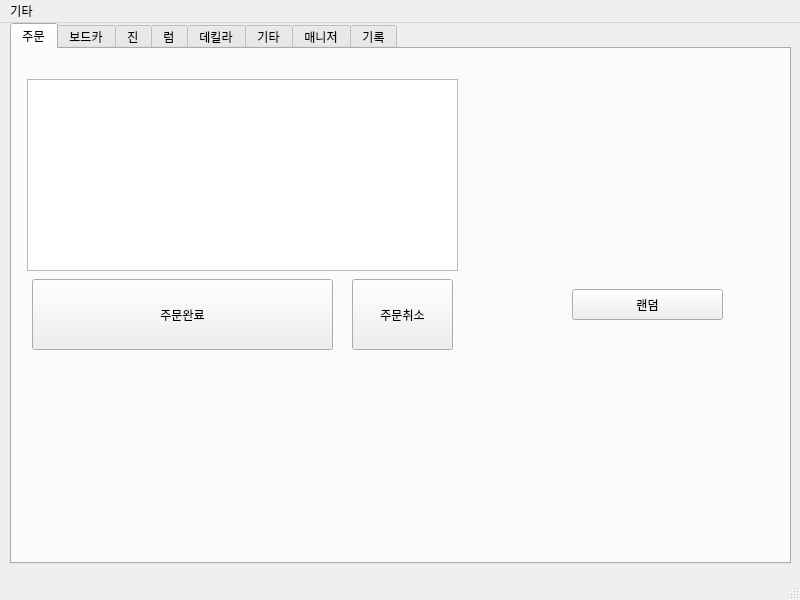
<?xml version="1.0" encoding="UTF-8"?>
<ui version="4.0">
 <class>MainWindowsd</class>
 <widget class="QMainWindow" name="MainWindowsd">
  <property name="geometry">
   <rect>
    <x>0</x>
    <y>0</y>
    <width>800</width>
    <height>600</height>
   </rect>
  </property>
  <property name="windowTitle">
   <string>바텐더</string>
  </property>
  <property name="windowIcon">
   <iconset resource="resource.qrc">
    <normaloff>:/ico/image/cocktail.ico</normaloff>:/ico/image/cocktail.ico</iconset>
  </property>
  <widget class="QWidget" name="centralwidget">
   <widget class="QTabWidget" name="tab_statistics">
    <property name="enabled">
     <bool>true</bool>
    </property>
    <property name="geometry">
     <rect>
      <x>10</x>
      <y>0</y>
      <width>781</width>
      <height>541</height>
     </rect>
    </property>
    <property name="font">
     <font>
      <weight>50</weight>
      <bold>false</bold>
      <strikeout>false</strikeout>
     </font>
    </property>
    <property name="currentIndex">
     <number>0</number>
    </property>
    <property name="usesScrollButtons">
     <bool>true</bool>
    </property>
    <property name="documentMode">
     <bool>false</bool>
    </property>
    <property name="tabsClosable">
     <bool>false</bool>
    </property>
    <property name="movable">
     <bool>false</bool>
    </property>
    <property name="tabBarAutoHide">
     <bool>false</bool>
    </property>
    <widget class="QWidget" name="tab_order">
     <property name="enabled">
      <bool>true</bool>
     </property>
     <property name="font">
      <font>
       <weight>50</weight>
       <bold>false</bold>
       <strikeout>false</strikeout>
      </font>
     </property>
     <attribute name="title">
      <string>주문</string>
     </attribute>
     <widget class="QPushButton" name="bt_allrandom">
      <property name="geometry">
       <rect>
        <x>560</x>
        <y>240</y>
        <width>151</width>
        <height>31</height>
       </rect>
      </property>
      <property name="text">
       <string>랜덤</string>
      </property>
     </widget>
     <widget class="QPushButton" name="bt_order">
      <property name="geometry">
       <rect>
        <x>20</x>
        <y>230</y>
        <width>301</width>
        <height>71</height>
       </rect>
      </property>
      <property name="text">
       <string>주문완료</string>
      </property>
     </widget>
     <widget class="QLabel" name="label_10">
      <property name="geometry">
       <rect>
        <x>560</x>
        <y>30</y>
        <width>150</width>
        <height>200</height>
       </rect>
      </property>
      <property name="text">
       <string/>
      </property>
      <property name="pixmap">
       <pixmap resource="resource.qrc">:/ico/image/랜덤.PNG</pixmap>
      </property>
     </widget>
     <widget class="QTextBrowser" name="tb_order">
      <property name="geometry">
       <rect>
        <x>15</x>
        <y>30</y>
        <width>431</width>
        <height>192</height>
       </rect>
      </property>
     </widget>
     <widget class="QPushButton" name="bt_order_cancer">
      <property name="geometry">
       <rect>
        <x>340</x>
        <y>230</y>
        <width>101</width>
        <height>71</height>
       </rect>
      </property>
      <property name="text">
       <string>주문취소</string>
      </property>
     </widget>
    </widget>
    <widget class="QWidget" name="tab_bodca">
     <attribute name="title">
      <string>보드카</string>
     </attribute>
     <widget class="QPushButton" name="bt_saltidog">
      <property name="geometry">
       <rect>
        <x>40</x>
        <y>220</y>
        <width>151</width>
        <height>23</height>
       </rect>
      </property>
      <property name="text">
       <string>솔티독</string>
      </property>
     </widget>
     <widget class="QLabel" name="label_2">
      <property name="enabled">
       <bool>true</bool>
      </property>
      <property name="geometry">
       <rect>
        <x>40</x>
        <y>10</y>
        <width>150</width>
        <height>200</height>
       </rect>
      </property>
      <property name="baseSize">
       <size>
        <width>0</width>
        <height>0</height>
       </size>
      </property>
      <property name="text">
       <string/>
      </property>
      <property name="pixmap">
       <pixmap resource="resource.qrc">:/ico/image/솔티독.PNG</pixmap>
      </property>
      <property name="scaledContents">
       <bool>false</bool>
      </property>
      <property name="alignment">
       <set>Qt::AlignCenter</set>
      </property>
      <property name="wordWrap">
       <bool>false</bool>
      </property>
      <property name="indent">
       <number>-1</number>
      </property>
      <property name="openExternalLinks">
       <bool>false</bool>
      </property>
     </widget>
     <widget class="QLabel" name="label_3">
      <property name="enabled">
       <bool>true</bool>
      </property>
      <property name="geometry">
       <rect>
        <x>220</x>
        <y>10</y>
        <width>150</width>
        <height>200</height>
       </rect>
      </property>
      <property name="baseSize">
       <size>
        <width>0</width>
        <height>0</height>
       </size>
      </property>
      <property name="text">
       <string/>
      </property>
      <property name="pixmap">
       <pixmap resource="resource.qrc">:/ico/image/그레이하운드.PNG</pixmap>
      </property>
      <property name="scaledContents">
       <bool>false</bool>
      </property>
      <property name="alignment">
       <set>Qt::AlignCenter</set>
      </property>
      <property name="wordWrap">
       <bool>false</bool>
      </property>
      <property name="indent">
       <number>-1</number>
      </property>
      <property name="openExternalLinks">
       <bool>false</bool>
      </property>
     </widget>
     <widget class="QLabel" name="label_4">
      <property name="enabled">
       <bool>true</bool>
      </property>
      <property name="geometry">
       <rect>
        <x>400</x>
        <y>10</y>
        <width>150</width>
        <height>200</height>
       </rect>
      </property>
      <property name="baseSize">
       <size>
        <width>0</width>
        <height>0</height>
       </size>
      </property>
      <property name="text">
       <string/>
      </property>
      <property name="pixmap">
       <pixmap resource="resource.qrc">:/ico/image/시브리즈.PNG</pixmap>
      </property>
      <property name="scaledContents">
       <bool>false</bool>
      </property>
      <property name="alignment">
       <set>Qt::AlignCenter</set>
      </property>
      <property name="wordWrap">
       <bool>false</bool>
      </property>
      <property name="indent">
       <number>-1</number>
      </property>
      <property name="openExternalLinks">
       <bool>false</bool>
      </property>
     </widget>
     <widget class="QLabel" name="label_6">
      <property name="enabled">
       <bool>true</bool>
      </property>
      <property name="geometry">
       <rect>
        <x>580</x>
        <y>10</y>
        <width>150</width>
        <height>200</height>
       </rect>
      </property>
      <property name="baseSize">
       <size>
        <width>0</width>
        <height>0</height>
       </size>
      </property>
      <property name="text">
       <string/>
      </property>
      <property name="pixmap">
       <pixmap resource="resource.qrc">:/ico/image/스크루드라이버.PNG</pixmap>
      </property>
      <property name="scaledContents">
       <bool>false</bool>
      </property>
      <property name="alignment">
       <set>Qt::AlignCenter</set>
      </property>
      <property name="wordWrap">
       <bool>false</bool>
      </property>
      <property name="indent">
       <number>-1</number>
      </property>
      <property name="openExternalLinks">
       <bool>false</bool>
      </property>
     </widget>
     <widget class="QLabel" name="label_7">
      <property name="enabled">
       <bool>true</bool>
      </property>
      <property name="geometry">
       <rect>
        <x>580</x>
        <y>270</y>
        <width>150</width>
        <height>200</height>
       </rect>
      </property>
      <property name="baseSize">
       <size>
        <width>0</width>
        <height>0</height>
       </size>
      </property>
      <property name="text">
       <string/>
      </property>
      <property name="pixmap">
       <pixmap resource="resource.qrc">:/ico/image/랜덤.PNG</pixmap>
      </property>
      <property name="scaledContents">
       <bool>false</bool>
      </property>
      <property name="alignment">
       <set>Qt::AlignCenter</set>
      </property>
      <property name="wordWrap">
       <bool>false</bool>
      </property>
      <property name="indent">
       <number>-1</number>
      </property>
      <property name="openExternalLinks">
       <bool>false</bool>
      </property>
     </widget>
     <widget class="QLabel" name="label_5">
      <property name="enabled">
       <bool>true</bool>
      </property>
      <property name="geometry">
       <rect>
        <x>220</x>
        <y>270</y>
        <width>150</width>
        <height>200</height>
       </rect>
      </property>
      <property name="baseSize">
       <size>
        <width>0</width>
        <height>0</height>
       </size>
      </property>
      <property name="text">
       <string/>
      </property>
      <property name="pixmap">
       <pixmap resource="resource.qrc">:/ico/image/화이트러시안.PNG</pixmap>
      </property>
      <property name="scaledContents">
       <bool>false</bool>
      </property>
      <property name="alignment">
       <set>Qt::AlignCenter</set>
      </property>
      <property name="wordWrap">
       <bool>false</bool>
      </property>
      <property name="indent">
       <number>-1</number>
      </property>
      <property name="openExternalLinks">
       <bool>false</bool>
      </property>
     </widget>
     <widget class="QLabel" name="label_8">
      <property name="enabled">
       <bool>true</bool>
      </property>
      <property name="geometry">
       <rect>
        <x>40</x>
        <y>270</y>
        <width>150</width>
        <height>200</height>
       </rect>
      </property>
      <property name="baseSize">
       <size>
        <width>0</width>
        <height>0</height>
       </size>
      </property>
      <property name="text">
       <string/>
      </property>
      <property name="pixmap">
       <pixmap resource="resource.qrc">:/ico/image/블랙러시안.PNG</pixmap>
      </property>
      <property name="scaledContents">
       <bool>false</bool>
      </property>
      <property name="alignment">
       <set>Qt::AlignCenter</set>
      </property>
      <property name="wordWrap">
       <bool>false</bool>
      </property>
      <property name="indent">
       <number>-1</number>
      </property>
      <property name="openExternalLinks">
       <bool>false</bool>
      </property>
     </widget>
     <widget class="QLabel" name="label_9">
      <property name="enabled">
       <bool>true</bool>
      </property>
      <property name="geometry">
       <rect>
        <x>400</x>
        <y>270</y>
        <width>150</width>
        <height>200</height>
       </rect>
      </property>
      <property name="baseSize">
       <size>
        <width>0</width>
        <height>0</height>
       </size>
      </property>
      <property name="text">
       <string>공란</string>
      </property>
      <property name="scaledContents">
       <bool>false</bool>
      </property>
      <property name="alignment">
       <set>Qt::AlignCenter</set>
      </property>
      <property name="wordWrap">
       <bool>false</bool>
      </property>
      <property name="indent">
       <number>-1</number>
      </property>
      <property name="openExternalLinks">
       <bool>false</bool>
      </property>
     </widget>
     <widget class="QPushButton" name="bt_greyhound">
      <property name="geometry">
       <rect>
        <x>220</x>
        <y>220</y>
        <width>151</width>
        <height>23</height>
       </rect>
      </property>
      <property name="text">
       <string>그레이하운드</string>
      </property>
     </widget>
     <widget class="QPushButton" name="bt_seabreeze">
      <property name="geometry">
       <rect>
        <x>400</x>
        <y>220</y>
        <width>151</width>
        <height>23</height>
       </rect>
      </property>
      <property name="text">
       <string>시브리즈</string>
      </property>
     </widget>
     <widget class="QPushButton" name="bt_screwdriver">
      <property name="geometry">
       <rect>
        <x>580</x>
        <y>220</y>
        <width>151</width>
        <height>23</height>
       </rect>
      </property>
      <property name="text">
       <string>스크루드라이브</string>
      </property>
     </widget>
     <widget class="QPushButton" name="bt_whiterussian">
      <property name="geometry">
       <rect>
        <x>220</x>
        <y>480</y>
        <width>151</width>
        <height>23</height>
       </rect>
      </property>
      <property name="text">
       <string>화이트러시안</string>
      </property>
     </widget>
     <widget class="QPushButton" name="bt_blackrussian">
      <property name="geometry">
       <rect>
        <x>40</x>
        <y>480</y>
        <width>151</width>
        <height>23</height>
       </rect>
      </property>
      <property name="text">
       <string>블랙러시안</string>
      </property>
     </widget>
     <widget class="QPushButton" name="bt_vodkarandom">
      <property name="geometry">
       <rect>
        <x>580</x>
        <y>480</y>
        <width>151</width>
        <height>23</height>
       </rect>
      </property>
      <property name="text">
       <string>랜덤</string>
      </property>
     </widget>
     <widget class="QPushButton" name="pushButton_10">
      <property name="geometry">
       <rect>
        <x>400</x>
        <y>480</y>
        <width>151</width>
        <height>23</height>
       </rect>
      </property>
      <property name="text">
       <string/>
      </property>
     </widget>
    </widget>
    <widget class="QWidget" name="tab_jin">
     <attribute name="title">
      <string>진</string>
     </attribute>
     <widget class="QPushButton" name="bt_gintonic">
      <property name="geometry">
       <rect>
        <x>220</x>
        <y>220</y>
        <width>151</width>
        <height>23</height>
       </rect>
      </property>
      <property name="text">
       <string>진토닉</string>
      </property>
     </widget>
     <widget class="QPushButton" name="pushButton_12">
      <property name="geometry">
       <rect>
        <x>40</x>
        <y>480</y>
        <width>151</width>
        <height>23</height>
       </rect>
      </property>
      <property name="text">
       <string/>
      </property>
     </widget>
     <widget class="QLabel" name="label_11">
      <property name="enabled">
       <bool>true</bool>
      </property>
      <property name="geometry">
       <rect>
        <x>580</x>
        <y>10</y>
        <width>150</width>
        <height>200</height>
       </rect>
      </property>
      <property name="baseSize">
       <size>
        <width>0</width>
        <height>0</height>
       </size>
      </property>
      <property name="text">
       <string>준비중</string>
      </property>
      <property name="scaledContents">
       <bool>false</bool>
      </property>
      <property name="alignment">
       <set>Qt::AlignCenter</set>
      </property>
      <property name="wordWrap">
       <bool>false</bool>
      </property>
      <property name="indent">
       <number>-1</number>
      </property>
      <property name="openExternalLinks">
       <bool>false</bool>
      </property>
     </widget>
     <widget class="QPushButton" name="pushButton_13">
      <property name="geometry">
       <rect>
        <x>400</x>
        <y>480</y>
        <width>151</width>
        <height>23</height>
       </rect>
      </property>
      <property name="text">
       <string/>
      </property>
     </widget>
     <widget class="QPushButton" name="bt_martini">
      <property name="enabled">
       <bool>true</bool>
      </property>
      <property name="geometry">
       <rect>
        <x>40</x>
        <y>220</y>
        <width>151</width>
        <height>23</height>
       </rect>
      </property>
      <property name="acceptDrops">
       <bool>false</bool>
      </property>
      <property name="text">
       <string>마티니</string>
      </property>
      <property name="default">
       <bool>false</bool>
      </property>
     </widget>
     <widget class="QLabel" name="label_12">
      <property name="enabled">
       <bool>true</bool>
      </property>
      <property name="geometry">
       <rect>
        <x>400</x>
        <y>270</y>
        <width>150</width>
        <height>200</height>
       </rect>
      </property>
      <property name="baseSize">
       <size>
        <width>0</width>
        <height>0</height>
       </size>
      </property>
      <property name="text">
       <string>준비중</string>
      </property>
      <property name="scaledContents">
       <bool>false</bool>
      </property>
      <property name="alignment">
       <set>Qt::AlignCenter</set>
      </property>
      <property name="wordWrap">
       <bool>false</bool>
      </property>
      <property name="indent">
       <number>-1</number>
      </property>
      <property name="openExternalLinks">
       <bool>false</bool>
      </property>
     </widget>
     <widget class="QPushButton" name="pushButton_15">
      <property name="geometry">
       <rect>
        <x>580</x>
        <y>220</y>
        <width>151</width>
        <height>23</height>
       </rect>
      </property>
      <property name="text">
       <string/>
      </property>
     </widget>
     <widget class="QLabel" name="label_13">
      <property name="enabled">
       <bool>true</bool>
      </property>
      <property name="geometry">
       <rect>
        <x>580</x>
        <y>270</y>
        <width>150</width>
        <height>200</height>
       </rect>
      </property>
      <property name="baseSize">
       <size>
        <width>0</width>
        <height>0</height>
       </size>
      </property>
      <property name="text">
       <string/>
      </property>
      <property name="pixmap">
       <pixmap resource="resource.qrc">:/ico/image/랜덤.PNG</pixmap>
      </property>
      <property name="scaledContents">
       <bool>false</bool>
      </property>
      <property name="alignment">
       <set>Qt::AlignCenter</set>
      </property>
      <property name="wordWrap">
       <bool>false</bool>
      </property>
      <property name="indent">
       <number>-1</number>
      </property>
      <property name="openExternalLinks">
       <bool>false</bool>
      </property>
     </widget>
     <widget class="QLabel" name="label_14">
      <property name="enabled">
       <bool>true</bool>
      </property>
      <property name="geometry">
       <rect>
        <x>40</x>
        <y>270</y>
        <width>150</width>
        <height>200</height>
       </rect>
      </property>
      <property name="baseSize">
       <size>
        <width>0</width>
        <height>0</height>
       </size>
      </property>
      <property name="text">
       <string>준비중</string>
      </property>
      <property name="scaledContents">
       <bool>false</bool>
      </property>
      <property name="alignment">
       <set>Qt::AlignCenter</set>
      </property>
      <property name="wordWrap">
       <bool>false</bool>
      </property>
      <property name="indent">
       <number>-1</number>
      </property>
      <property name="openExternalLinks">
       <bool>false</bool>
      </property>
     </widget>
     <widget class="QLabel" name="label_15">
      <property name="enabled">
       <bool>true</bool>
      </property>
      <property name="geometry">
       <rect>
        <x>220</x>
        <y>10</y>
        <width>150</width>
        <height>200</height>
       </rect>
      </property>
      <property name="baseSize">
       <size>
        <width>0</width>
        <height>0</height>
       </size>
      </property>
      <property name="text">
       <string/>
      </property>
      <property name="pixmap">
       <pixmap resource="resource.qrc">:/ico/image/진토닉.PNG</pixmap>
      </property>
      <property name="scaledContents">
       <bool>false</bool>
      </property>
      <property name="alignment">
       <set>Qt::AlignCenter</set>
      </property>
      <property name="wordWrap">
       <bool>false</bool>
      </property>
      <property name="indent">
       <number>-1</number>
      </property>
      <property name="openExternalLinks">
       <bool>false</bool>
      </property>
     </widget>
     <widget class="QLabel" name="label_16">
      <property name="enabled">
       <bool>true</bool>
      </property>
      <property name="geometry">
       <rect>
        <x>40</x>
        <y>10</y>
        <width>150</width>
        <height>200</height>
       </rect>
      </property>
      <property name="baseSize">
       <size>
        <width>0</width>
        <height>0</height>
       </size>
      </property>
      <property name="text">
       <string/>
      </property>
      <property name="pixmap">
       <pixmap resource="resource.qrc">:/ico/image/마티니.PNG</pixmap>
      </property>
      <property name="scaledContents">
       <bool>false</bool>
      </property>
      <property name="alignment">
       <set>Qt::AlignCenter</set>
      </property>
      <property name="wordWrap">
       <bool>false</bool>
      </property>
      <property name="indent">
       <number>-1</number>
      </property>
      <property name="openExternalLinks">
       <bool>false</bool>
      </property>
     </widget>
     <widget class="QLabel" name="label_17">
      <property name="enabled">
       <bool>true</bool>
      </property>
      <property name="geometry">
       <rect>
        <x>400</x>
        <y>10</y>
        <width>150</width>
        <height>200</height>
       </rect>
      </property>
      <property name="baseSize">
       <size>
        <width>0</width>
        <height>0</height>
       </size>
      </property>
      <property name="text">
       <string/>
      </property>
      <property name="pixmap">
       <pixmap resource="resource.qrc">:/ico/image/오렌지블로섬.PNG</pixmap>
      </property>
      <property name="scaledContents">
       <bool>false</bool>
      </property>
      <property name="alignment">
       <set>Qt::AlignCenter</set>
      </property>
      <property name="wordWrap">
       <bool>false</bool>
      </property>
      <property name="indent">
       <number>-1</number>
      </property>
      <property name="openExternalLinks">
       <bool>false</bool>
      </property>
     </widget>
     <widget class="QPushButton" name="pushButton_16">
      <property name="geometry">
       <rect>
        <x>220</x>
        <y>480</y>
        <width>151</width>
        <height>23</height>
       </rect>
      </property>
      <property name="text">
       <string/>
      </property>
     </widget>
     <widget class="QPushButton" name="bt_ginrandom">
      <property name="geometry">
       <rect>
        <x>580</x>
        <y>480</y>
        <width>151</width>
        <height>23</height>
       </rect>
      </property>
      <property name="text">
       <string>랜덤</string>
      </property>
     </widget>
     <widget class="QPushButton" name="bt_orangeblossom">
      <property name="geometry">
       <rect>
        <x>400</x>
        <y>220</y>
        <width>151</width>
        <height>23</height>
       </rect>
      </property>
      <property name="text">
       <string>오렌지블로섬</string>
      </property>
     </widget>
     <widget class="QLabel" name="label_18">
      <property name="enabled">
       <bool>true</bool>
      </property>
      <property name="geometry">
       <rect>
        <x>220</x>
        <y>270</y>
        <width>150</width>
        <height>200</height>
       </rect>
      </property>
      <property name="baseSize">
       <size>
        <width>0</width>
        <height>0</height>
       </size>
      </property>
      <property name="text">
       <string>준비중</string>
      </property>
      <property name="scaledContents">
       <bool>false</bool>
      </property>
      <property name="alignment">
       <set>Qt::AlignCenter</set>
      </property>
      <property name="wordWrap">
       <bool>false</bool>
      </property>
      <property name="indent">
       <number>-1</number>
      </property>
      <property name="openExternalLinks">
       <bool>false</bool>
      </property>
     </widget>
    </widget>
    <widget class="QWidget" name="tab_rum">
     <attribute name="title">
      <string>럼</string>
     </attribute>
    </widget>
    <widget class="QWidget" name="tab_dekila">
     <attribute name="title">
      <string>데킬라</string>
     </attribute>
    </widget>
    <widget class="QWidget" name="tab_etc">
     <attribute name="title">
      <string>기타</string>
     </attribute>
    </widget>
    <widget class="QWidget" name="tab_manager">
     <attribute name="title">
      <string>매니저</string>
     </attribute>
     <widget class="QGroupBox" name="gb0">
      <property name="enabled">
       <bool>false</bool>
      </property>
      <property name="geometry">
       <rect>
        <x>0</x>
        <y>10</y>
        <width>781</width>
        <height>511</height>
       </rect>
      </property>
      <property name="title">
       <string/>
      </property>
      <widget class="QGroupBox" name="gb8">
       <property name="geometry">
        <rect>
         <x>650</x>
         <y>70</y>
         <width>111</width>
         <height>51</height>
        </rect>
       </property>
       <property name="title">
        <string>깔루아</string>
       </property>
       <widget class="QRadioButton" name="rb_kahlua_t">
        <property name="geometry">
         <rect>
          <x>10</x>
          <y>20</y>
          <width>41</width>
          <height>16</height>
         </rect>
        </property>
        <property name="text">
         <string>있음</string>
        </property>
       </widget>
       <widget class="QRadioButton" name="rb_kahlua_f">
        <property name="geometry">
         <rect>
          <x>60</x>
          <y>20</y>
          <width>51</width>
          <height>16</height>
         </rect>
        </property>
        <property name="text">
         <string>없음</string>
        </property>
       </widget>
      </widget>
      <widget class="QGroupBox" name="gb3">
       <property name="geometry">
        <rect>
         <x>10</x>
         <y>70</y>
         <width>111</width>
         <height>51</height>
        </rect>
       </property>
       <property name="title">
        <string>자몽주스</string>
       </property>
       <widget class="QRadioButton" name="rb_grapefruit_juice_t">
        <property name="geometry">
         <rect>
          <x>10</x>
          <y>20</y>
          <width>90</width>
          <height>16</height>
         </rect>
        </property>
        <property name="text">
         <string>있음</string>
        </property>
       </widget>
       <widget class="QRadioButton" name="rb_grapefruit_juice_f">
        <property name="geometry">
         <rect>
          <x>60</x>
          <y>20</y>
          <width>51</width>
          <height>16</height>
         </rect>
        </property>
        <property name="text">
         <string>없음</string>
        </property>
       </widget>
      </widget>
      <widget class="QGroupBox" name="gb7">
       <property name="geometry">
        <rect>
         <x>520</x>
         <y>70</y>
         <width>111</width>
         <height>51</height>
        </rect>
       </property>
       <property name="title">
        <string>크렌베리주스</string>
       </property>
       <widget class="QRadioButton" name="rb_cranberry_juice_t">
        <property name="geometry">
         <rect>
          <x>10</x>
          <y>20</y>
          <width>41</width>
          <height>16</height>
         </rect>
        </property>
        <property name="text">
         <string>있음</string>
        </property>
       </widget>
       <widget class="QRadioButton" name="rb_cranberry_juice_f">
        <property name="geometry">
         <rect>
          <x>60</x>
          <y>20</y>
          <width>51</width>
          <height>16</height>
         </rect>
        </property>
        <property name="text">
         <string>없음</string>
        </property>
       </widget>
      </widget>
      <widget class="QGroupBox" name="gb9">
       <property name="geometry">
        <rect>
         <x>10</x>
         <y>130</y>
         <width>111</width>
         <height>51</height>
        </rect>
       </property>
       <property name="title">
        <string>우유</string>
       </property>
       <widget class="QRadioButton" name="rb_milk_t">
        <property name="geometry">
         <rect>
          <x>10</x>
          <y>20</y>
          <width>41</width>
          <height>16</height>
         </rect>
        </property>
        <property name="text">
         <string>있음</string>
        </property>
       </widget>
       <widget class="QRadioButton" name="rb_milk_f">
        <property name="geometry">
         <rect>
          <x>60</x>
          <y>20</y>
          <width>51</width>
          <height>16</height>
         </rect>
        </property>
        <property name="text">
         <string>없음</string>
        </property>
       </widget>
      </widget>
      <widget class="QGroupBox" name="gb4">
       <property name="geometry">
        <rect>
         <x>140</x>
         <y>70</y>
         <width>111</width>
         <height>51</height>
        </rect>
       </property>
       <property name="title">
        <string>베르무트</string>
       </property>
       <widget class="QRadioButton" name="rb_vermouth_t">
        <property name="geometry">
         <rect>
          <x>10</x>
          <y>20</y>
          <width>41</width>
          <height>16</height>
         </rect>
        </property>
        <property name="text">
         <string>있음</string>
        </property>
       </widget>
       <widget class="QRadioButton" name="rb_vermouth_f">
        <property name="geometry">
         <rect>
          <x>60</x>
          <y>20</y>
          <width>51</width>
          <height>16</height>
         </rect>
        </property>
        <property name="text">
         <string>없음</string>
        </property>
       </widget>
      </widget>
      <widget class="QGroupBox" name="gb2">
       <property name="geometry">
        <rect>
         <x>140</x>
         <y>10</y>
         <width>111</width>
         <height>51</height>
        </rect>
       </property>
       <property name="title">
        <string>진</string>
       </property>
       <widget class="QRadioButton" name="rb_gin_t">
        <property name="geometry">
         <rect>
          <x>10</x>
          <y>20</y>
          <width>41</width>
          <height>16</height>
         </rect>
        </property>
        <property name="text">
         <string>있음</string>
        </property>
       </widget>
       <widget class="QRadioButton" name="rb_gin_f">
        <property name="geometry">
         <rect>
          <x>60</x>
          <y>20</y>
          <width>51</width>
          <height>16</height>
         </rect>
        </property>
        <property name="text">
         <string>없음</string>
        </property>
       </widget>
      </widget>
      <widget class="QGroupBox" name="gb5">
       <property name="geometry">
        <rect>
         <x>270</x>
         <y>70</y>
         <width>111</width>
         <height>51</height>
        </rect>
       </property>
       <property name="title">
        <string>토닉워터</string>
       </property>
       <widget class="QRadioButton" name="rb_tonicwater_t">
        <property name="geometry">
         <rect>
          <x>10</x>
          <y>20</y>
          <width>41</width>
          <height>16</height>
         </rect>
        </property>
        <property name="text">
         <string>있음</string>
        </property>
       </widget>
       <widget class="QRadioButton" name="rb_tonicwater_f">
        <property name="geometry">
         <rect>
          <x>60</x>
          <y>20</y>
          <width>51</width>
          <height>16</height>
         </rect>
        </property>
        <property name="text">
         <string>없음</string>
        </property>
       </widget>
      </widget>
      <widget class="QGroupBox" name="gb6">
       <property name="geometry">
        <rect>
         <x>390</x>
         <y>70</y>
         <width>111</width>
         <height>51</height>
        </rect>
       </property>
       <property name="title">
        <string>오렌지주스</string>
       </property>
       <widget class="QRadioButton" name="rb_orange_juice_t">
        <property name="geometry">
         <rect>
          <x>10</x>
          <y>20</y>
          <width>41</width>
          <height>16</height>
         </rect>
        </property>
        <property name="text">
         <string>있음</string>
        </property>
       </widget>
       <widget class="QRadioButton" name="rb_orange_juice_f">
        <property name="geometry">
         <rect>
          <x>60</x>
          <y>20</y>
          <width>51</width>
          <height>16</height>
         </rect>
        </property>
        <property name="text">
         <string>없음</string>
        </property>
       </widget>
      </widget>
      <widget class="QGroupBox" name="gb1">
       <property name="geometry">
        <rect>
         <x>10</x>
         <y>10</y>
         <width>111</width>
         <height>51</height>
        </rect>
       </property>
       <property name="title">
        <string>보드카</string>
       </property>
       <widget class="QRadioButton" name="rb_vodka_t">
        <property name="geometry">
         <rect>
          <x>10</x>
          <y>20</y>
          <width>41</width>
          <height>16</height>
         </rect>
        </property>
        <property name="text">
         <string>있음</string>
        </property>
       </widget>
       <widget class="QRadioButton" name="rb_vodka_f">
        <property name="geometry">
         <rect>
          <x>60</x>
          <y>20</y>
          <width>51</width>
          <height>16</height>
         </rect>
        </property>
        <property name="text">
         <string>없음</string>
        </property>
       </widget>
      </widget>
     </widget>
    </widget>
    <widget class="QWidget" name="tab">
     <attribute name="title">
      <string>기록</string>
     </attribute>
     <widget class="QTextBrowser" name="tb_statistics">
      <property name="geometry">
       <rect>
        <x>10</x>
        <y>0</y>
        <width>591</width>
        <height>331</height>
       </rect>
      </property>
     </widget>
     <widget class="QPushButton" name="bt_statistics_show">
      <property name="geometry">
       <rect>
        <x>650</x>
        <y>80</y>
        <width>75</width>
        <height>23</height>
       </rect>
      </property>
      <property name="text">
       <string>기록보기</string>
      </property>
     </widget>
     <widget class="QPushButton" name="bt_statistics_reset">
      <property name="geometry">
       <rect>
        <x>650</x>
        <y>120</y>
        <width>75</width>
        <height>23</height>
       </rect>
      </property>
      <property name="text">
       <string>기록지우기</string>
      </property>
     </widget>
     <widget class="QPushButton" name="bt_statistics_cocktail">
      <property name="geometry">
       <rect>
        <x>640</x>
        <y>160</y>
        <width>101</width>
        <height>23</height>
       </rect>
      </property>
      <property name="text">
       <string>칵테일별 주문수</string>
      </property>
     </widget>
     <widget class="QLabel" name="label">
      <property name="geometry">
       <rect>
        <x>620</x>
        <y>20</y>
        <width>161</width>
        <height>20</height>
       </rect>
      </property>
      <property name="text">
       <string>2000년 00월 00일 00시 00분</string>
      </property>
     </widget>
     <widget class="QLineEdit" name="le_when">
      <property name="geometry">
       <rect>
        <x>622</x>
        <y>40</y>
        <width>151</width>
        <height>20</height>
       </rect>
      </property>
     </widget>
    </widget>
   </widget>
  </widget>
  <widget class="QMenuBar" name="menubar">
   <property name="geometry">
    <rect>
     <x>0</x>
     <y>0</y>
     <width>800</width>
     <height>21</height>
    </rect>
   </property>
   <widget class="QMenu" name="menu">
    <property name="title">
     <string>기타</string>
    </property>
    <addaction name="action"/>
    <addaction name="ac_manager_pass"/>
    <addaction name="action_3"/>
   </widget>
   <addaction name="menu"/>
  </widget>
  <widget class="QStatusBar" name="statusbar"/>
  <action name="action">
   <property name="text">
    <string>도움말</string>
   </property>
  </action>
  <action name="ac_manager_pass">
   <property name="text">
    <string>메니저모드</string>
   </property>
   <property name="statusTip">
    <string>드</string>
   </property>
  </action>
  <action name="action_3">
   <property name="text">
    <string>종료</string>
   </property>
  </action>
 </widget>
 <resources>
  <include location="resource.qrc"/>
 </resources>
 <connections/>
</ui>
